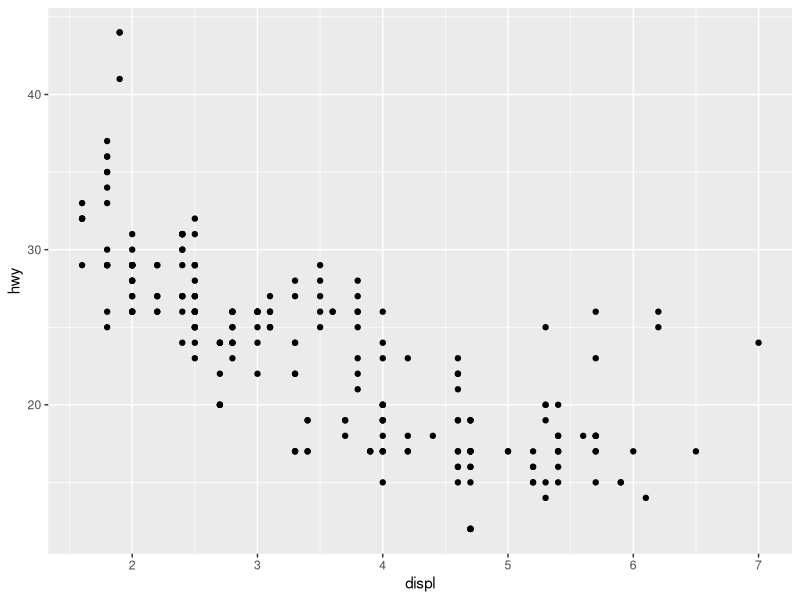
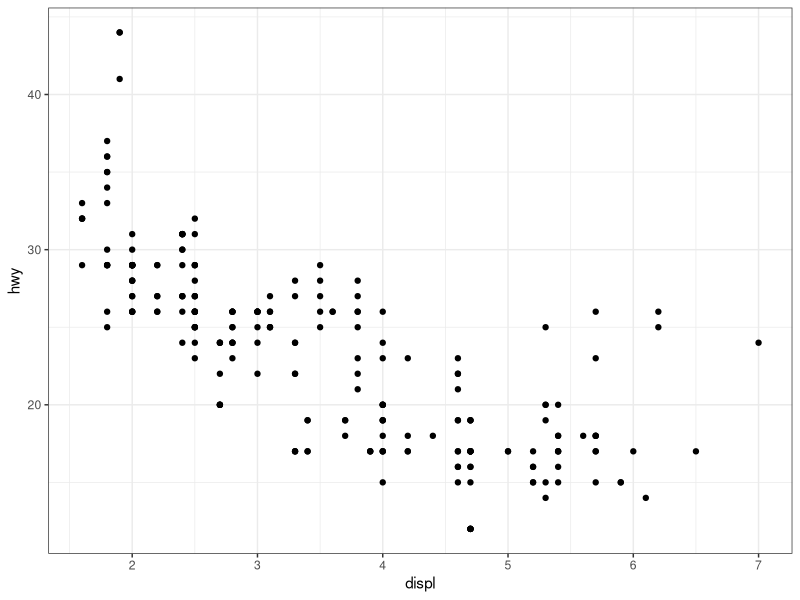
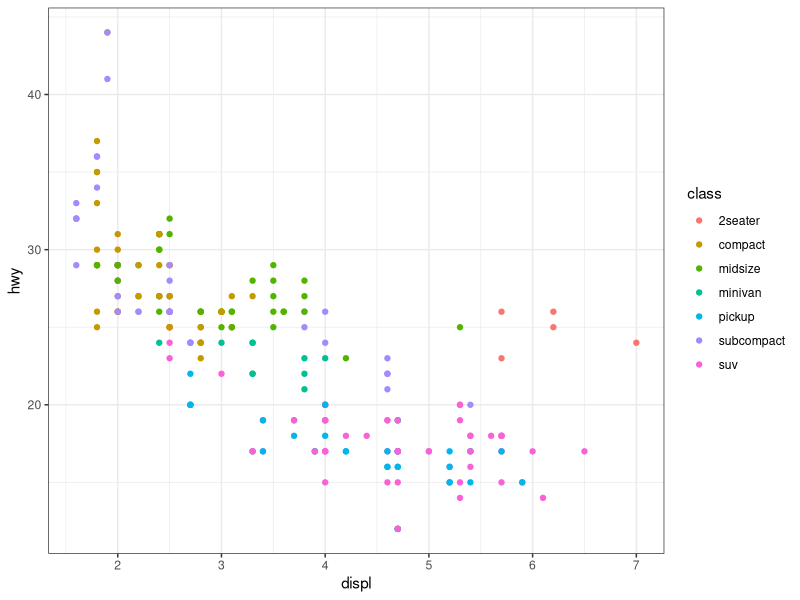
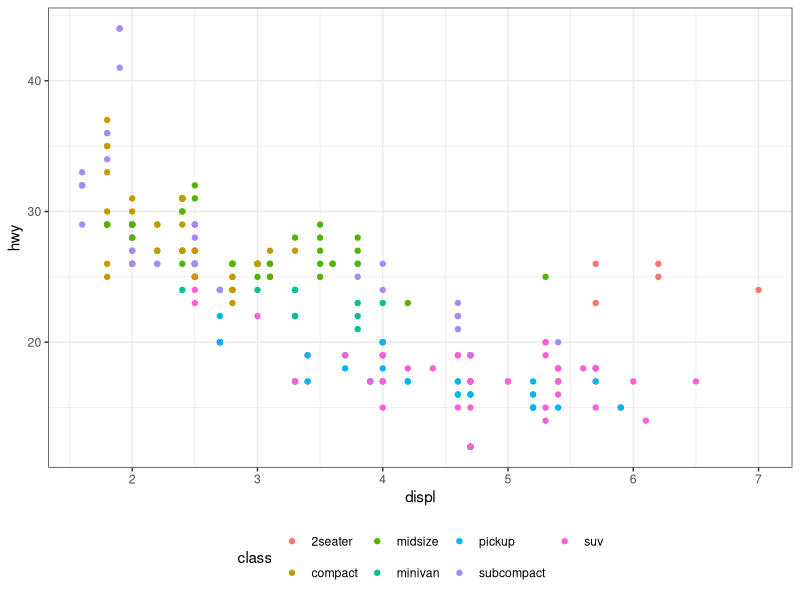

These charts were generated, in order, by the following R code: (Note: this script raises an error after producing the figures.)
### Themes

library(tidyverse)

# Base plot with default theme
ggplot(
  data = mpg,
  mapping = aes(x = displ, y = hwy)
) +
  geom_point() +
  theme_grey()

# bw-theme
ggplot(
  data = mpg,
  mapping = aes(x = displ, y = hwy)
) +
  geom_point() +
  theme_bw()

# Theme does not affect color palette of geoms
ggplot(
  data = mpg,
  mapping = aes(x = displ, y = hwy)
) +
  geom_point(aes(color = class)) +
  theme_bw()

# Occasionally useful: legend at the bottom
ggplot(
  data = mpg,
  mapping = aes(x = displ, y = hwy)
) +
  geom_point(aes(color = class)) +
  theme_bw() +
  theme(legend.position = "bottom")

# theme_* overwrites theme() calls: mind the order!
ggplot(
  data = mpg,
  mapping = aes(x = displ, y = hwy)
) +
  geom_point(color = class) +
  theme(legend.position = "bottom") +
  theme_bw()

# first param of theme_()-functions is base_size
ggplot(
  data = mpg,
  mapping = aes(x = displ, y = hwy, color = class)
) +
  geom_point() +
  theme_bw(16)

# predefined custom themes available, e.g. in ggpubr package
ggplot(
  data = mpg,
  mapping = aes(x = displ, y = hwy, color = class)
) +
  geom_point() +
  ggpubr::theme_pubr()
